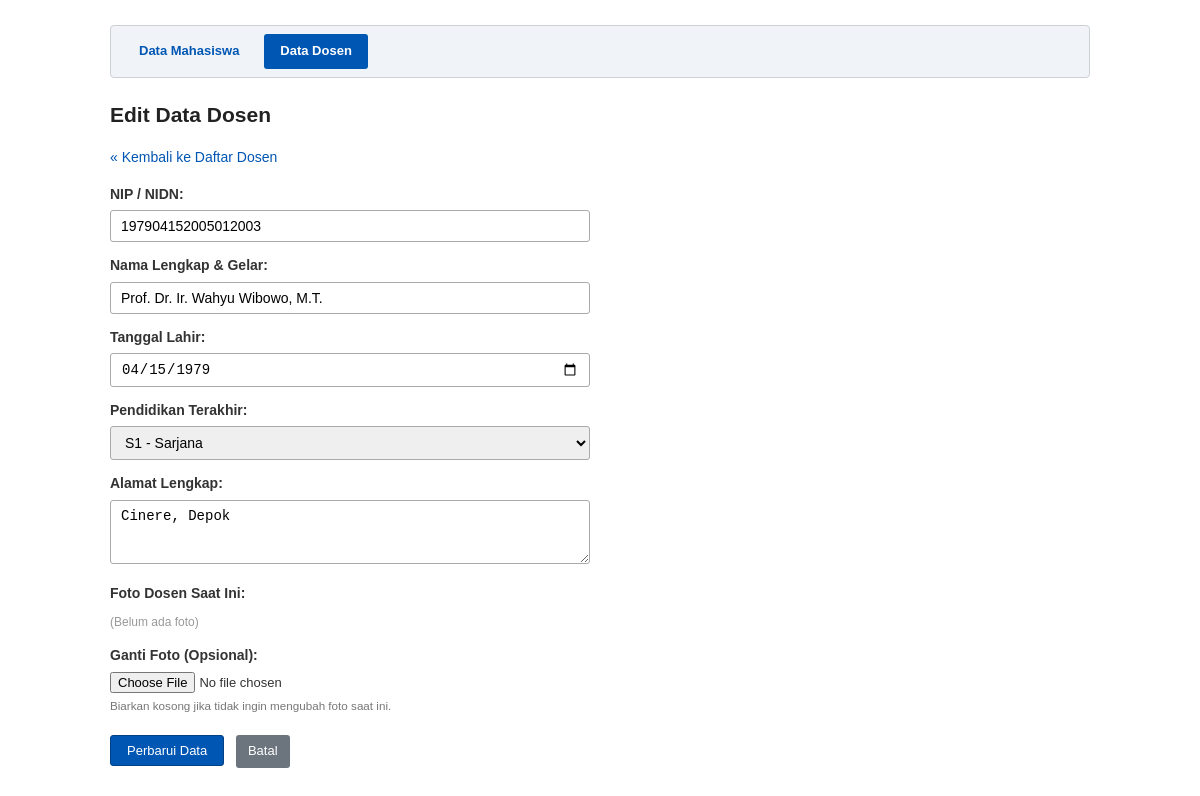
Page /dosen/edit.php?id=2 on the committed database.
### tables this page shows
CREATE TABLE `dosen` (
  `id` INT AUTO_INCREMENT PRIMARY KEY,
  `nip_nidn` VARCHAR(30) NOT NULL UNIQUE,
  `nama` VARCHAR(100) NOT NULL,
  `alamat` TEXT NOT NULL,
  `tanggal_lahir` DATE NOT NULL,
  `pendidikan_terakhir` VARCHAR(50) NOT NULL,
  `foto` VARCHAR(255) DEFAULT NULL,
  `created_at` TIMESTAMP DEFAULT CURRENT_TIMESTAMP
);

### dosen/edit.php (the view, shortened to what this page needs)
<?php
require_once '../koneksi.php';
$id = isset($_GET['id']) ? (int)$_GET['id'] : 0;
$query = mysqli_query($koneksi, "SELECT * FROM dosen WHERE id = $id");
$data  = mysqli_fetch_array($query);
?>
<!DOCTYPE html>
<html lang="id">
<head>
    <link rel="stylesheet" href="../style.css">
</head>
<body>
    <div class="navbar">
        <a href="../mahasiswa/index.php">Data Mahasiswa</a>
        <a href="../dosen/index.php" class="active">Data Dosen</a>
    </div>
    <h2>Edit Data Dosen</h2>
    <p><a href="index.php">&laquo; Kembali ke Daftar Dosen</a></p>
    <form action="proses_edit.php" method="POST" enctype="multipart/form-data">
        <div class="form-group">
            <label>NIP / NIDN:</label>
            <input type="text" name="nip_nidn" value="<?php echo htmlspecialchars($data['nip_nidn']); ?>" required>
        </div>
        <div class="form-group">
            <label>Nama Lengkap & Gelar:</label>
            <input type="text" name="nama" value="<?php echo htmlspecialchars($data['nama']); ?>" required>
        </div>
        <div class="form-group">
            <label>Tanggal Lahir:</label>
            <input type="date" name="tanggal_lahir" value="<?php echo $data['tanggal_lahir']; ?>" required>
        </div>
        <div class="form-group">
            <label>Pendidikan Terakhir:</label>
            <select name="pendidikan_terakhir" required>
                <option value="S1 - Sarjana" <?php if($data['pendidikan_terakhir'] == 'S1 - Sarjana') echo 'selected'; ?>>S1 - Sarjana</option>
            </select>
        </div>
        <div class="form-group">
            <label>Alamat Lengkap:</label>
            <textarea name="alamat" rows="3" required><?php echo htmlspecialchars($data['alamat']); ?></textarea>
        </div>
        <div class="form-group">
            <label>Foto Dosen Saat Ini:</label>
            <?php if (!empty($data['foto']) && file_exists('../uploads/dosen/' . $data['foto'])): ?>
                <img src="../uploads/dosen/<?php echo htmlspecialchars($data['foto']); ?>" alt="Foto" class="foto-preview">
            <?php else: ?>
                <span style="color: #999; font-size: 12px;">(Belum ada foto)</span>
            <?php endif; ?>
        </div>
        <div class="form-group">
            <label>Ganti Foto (Opsional):</label>
            <input type="file" name="foto" accept="image/*">
            <small style="display:block; color:#777; margin-top:3px;">Biarkan kosong jika tidak ingin mengubah foto saat ini.</small>
        </div>
        <div style="margin-top: 20px;">
            <input type="submit" name="btn_update" value="Perbarui Data">
            <a href="index.php" class="btn btn-batal">Batal</a>
        </div>
    </form>
</body>
</html>

### style.css (style rules this page uses)
body { font-family: Arial, Helvetica, sans-serif; font-size: 14px; line-height: 1.6; color: #333; max-width: 980px; margin: 25px auto; padding: 0 15px; }
h2, h3 { color: #222; margin-bottom: 15px; }
.navbar { background-color: #f0f4f8; border: 1px solid #ccd0d5; padding: 8px 12px; margin-bottom: 20px; border-radius: 4px; }
.navbar a { display: inline-block; padding: 7px 16px; color: #0056b3; text-decoration: none; font-weight: bold; font-size: 13px; margin-right: 5px; border-radius: 3px; }
.navbar a.active { background-color: #0056b3; color: #ffffff !important; }
a { color: #0056b3; text-decoration: none; }
.btn { display: inline-block; padding: 6px 12px; background-color: #0056b3; color: #ffffff !important; text-decoration: none; border-radius: 3px; font-size: 13px; }
.btn-batal { background-color: #6c757d; }
.form-group { margin-bottom: 12px; }
.form-group label { display: block; font-weight: bold; margin-bottom: 5px; }
input[type="text"], input[type="date"], select, textarea { width: 100%; max-width: 480px; padding: 7px 10px; font-size: 14px; border: 1px solid #aaa; border-radius: 3px; box-sizing: border-box; }
textarea { resize: vertical; }
input[type="file"] { font-size: 13px; }
input[type="submit"], input[type="reset"], button { padding: 7px 16px; font-size: 13px; cursor: pointer; background-color: #0056b3; color: #ffffff; border: 1px solid #004085; border-radius: 3px; }

### rows in the picture
dosen: nip_nidn "197904152005012003", nama "Prof. Dr. Ir. Wahyu Wibowo, M.T.", tanggal_lahir "04/15/1979", alamat "Cinere, Depok"
